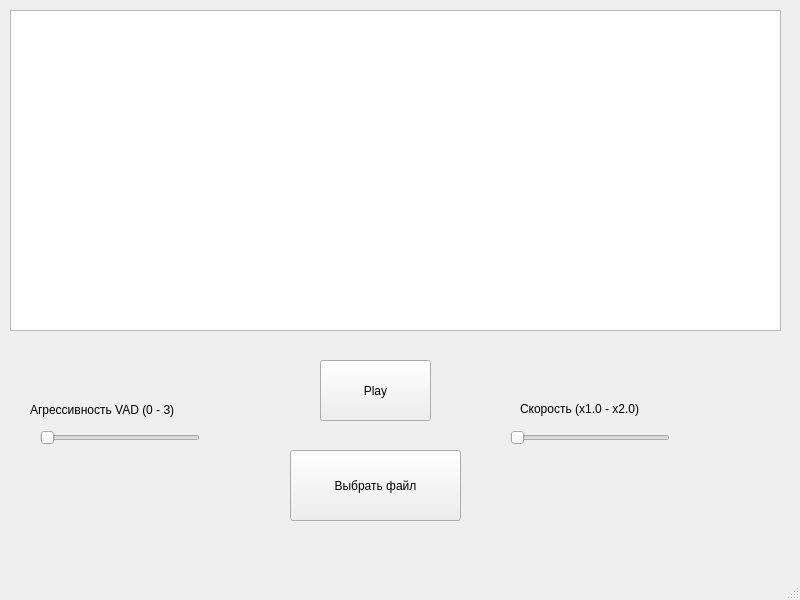
<?xml version="1.0" encoding="UTF-8"?>
<ui version="4.0">
 <class>MainWindow</class>
 <widget class="QMainWindow" name="MainWindow">
  <property name="geometry">
   <rect>
    <x>0</x>
    <y>0</y>
    <width>800</width>
    <height>600</height>
   </rect>
  </property>
  <property name="windowTitle">
   <string>MainWindow</string>
  </property>
  <widget class="QWidget" name="centralwidget">
   <widget class="QPushButton" name="btnPlay">
    <property name="geometry">
     <rect>
      <x>320</x>
      <y>360</y>
      <width>111</width>
      <height>61</height>
     </rect>
    </property>
    <property name="text">
     <string>Play</string>
    </property>
   </widget>
   <widget class="QPushButton" name="btnSelectFile">
    <property name="geometry">
     <rect>
      <x>290</x>
      <y>450</y>
      <width>171</width>
      <height>71</height>
     </rect>
    </property>
    <property name="text">
     <string>Выбрать файл</string>
    </property>
   </widget>
   <widget class="QSlider" name="sliderPitch">
    <property name="geometry">
     <rect>
      <x>510</x>
      <y>430</y>
      <width>160</width>
      <height>16</height>
     </rect>
    </property>
    <property name="minimum">
     <number>10</number>
    </property>
    <property name="maximum">
     <number>20</number>
    </property>
    <property name="orientation">
     <enum>Qt::Horizontal</enum>
    </property>
   </widget>
   <widget class="QLabel" name="label">
    <property name="geometry">
     <rect>
      <x>520</x>
      <y>400</y>
      <width>161</width>
      <height>18</height>
     </rect>
    </property>
    <property name="text">
     <string>Скорость (x1.0 - x2.0)</string>
    </property>
   </widget>
   <widget class="QSlider" name="sliderVad">
    <property name="geometry">
     <rect>
      <x>40</x>
      <y>430</y>
      <width>160</width>
      <height>16</height>
     </rect>
    </property>
    <property name="maximum">
     <number>3</number>
    </property>
    <property name="orientation">
     <enum>Qt::Horizontal</enum>
    </property>
   </widget>
   <widget class="QLabel" name="label_2">
    <property name="geometry">
     <rect>
      <x>30</x>
      <y>400</y>
      <width>181</width>
      <height>20</height>
     </rect>
    </property>
    <property name="text">
     <string>Агрессивность VAD (0 - 3)</string>
    </property>
   </widget>
   <widget class="QTextBrowser" name="textLogs">
    <property name="geometry">
     <rect>
      <x>10</x>
      <y>10</y>
      <width>771</width>
      <height>321</height>
     </rect>
    </property>
   </widget>
  </widget>
  <widget class="QMenuBar" name="menubar">
   <property name="geometry">
    <rect>
     <x>0</x>
     <y>0</y>
     <width>800</width>
     <height>23</height>
    </rect>
   </property>
  </widget>
  <widget class="QStatusBar" name="statusbar"/>
 </widget>
 <resources/>
 <connections/>
</ui>
